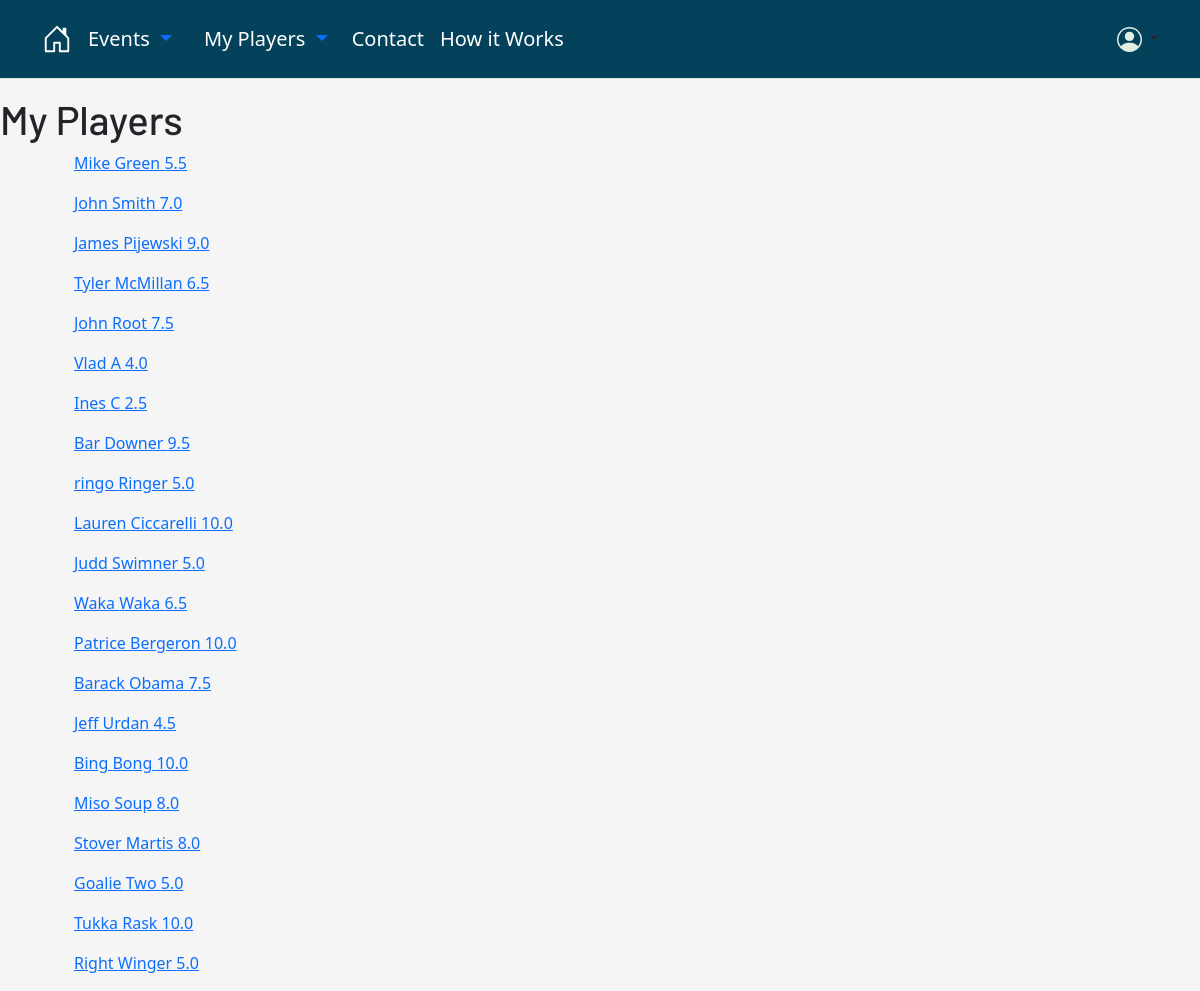
/organize/my-players/list (signed in), run on an earlier commit of the app's database.
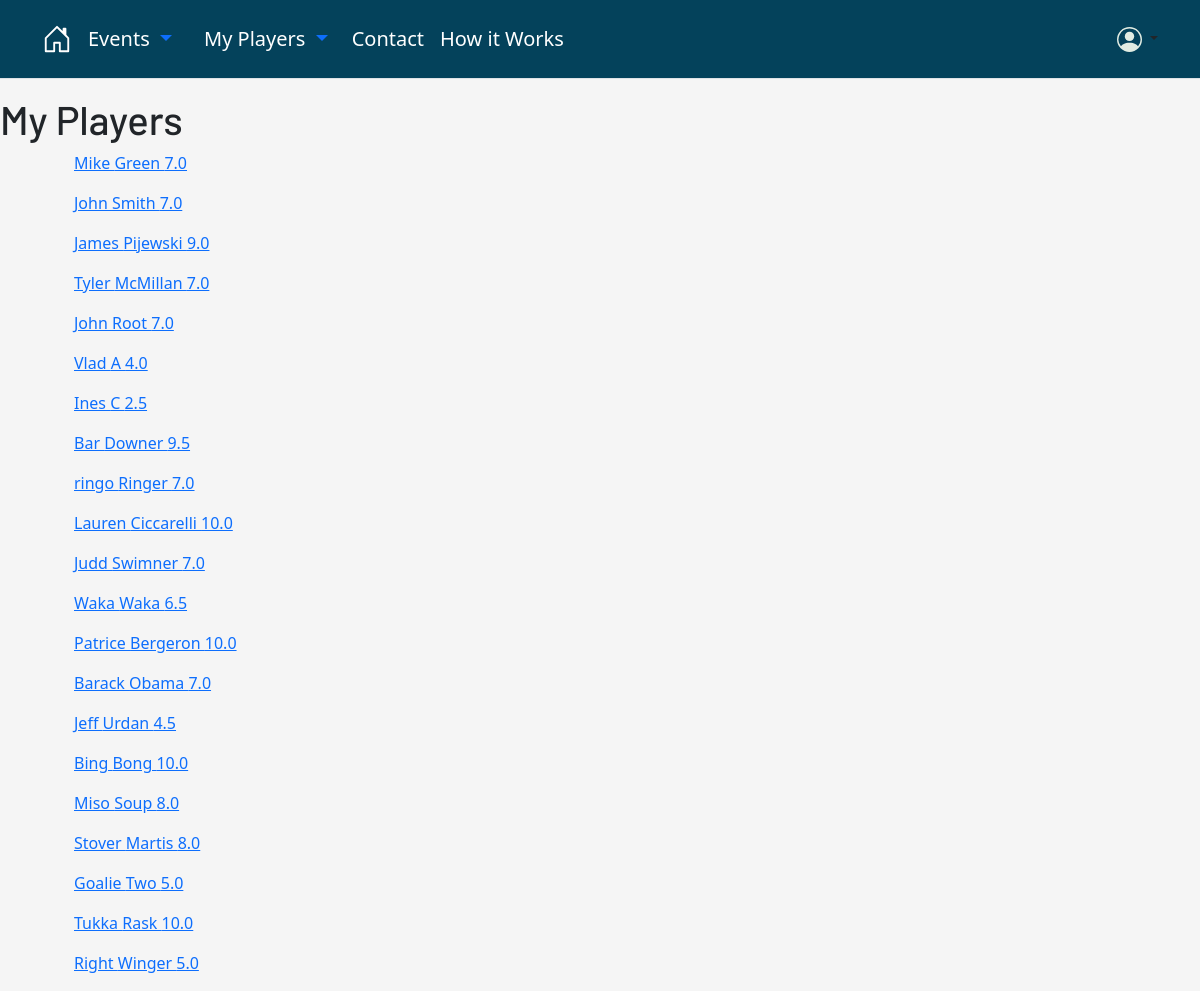
And on a later commit of the database.
### OrgDash/models.py (models this page shows, shortened)
class Player(models.Model):
    first_name = models.CharField(max_length=150, default= None)
    last_name = models.CharField(max_length=150, default= None)
    email = models.EmailField(max_length=150, default= None)
    skill = models.DecimalField(max_digits=4, decimal_places=1)
    created_by = models.ForeignKey(User, on_delete= models.CASCADE, default= 1)
    goalie = models.BooleanField(default= False, null= True)
    class Meta():
        unique_together= ("created_by", "email")

### OrgDash/views.py (the view)
# urls.py: path('my-players/list', views.PlayerListiview.as_view(), name = 'player_list'),
class PlayerListiview(ListView):
    model = Player
    template_name = 'OrgDash/Players/player_list.html'
    def get_queryset(self):
        all_players = super().get_queryset()
        my_players = all_players.filter(created_by = self.request.user)
        return my_players

### OrgDash/templates/OrgDash/Players/player_list.html
{% extends 'base.html' %}
{% block body_block %}
<h1>My Players</h1>
<div class="container">
     {% for player in object_list %}
     <ul>
        <a href="{{player.id}}">{{player.first_name}} {{player.last_name}} {{player.skill}} </a>
     </ul>
     {% endfor %}
</div>
{% endblock %}

What changed in the data, as far as the page shows it:
changed Player "Mike": skill "5.5" → "7.0"
changed Player "Tyler": skill "6.5" → "7.0"
changed Player "Root": skill "7.5" → "7.0"
changed Player "ringo": skill "5.0" → "7.0"
changed Player "Judd": skill "5.0" → "7.0"
changed Player "Barack": skill "7.5" → "7.0"
